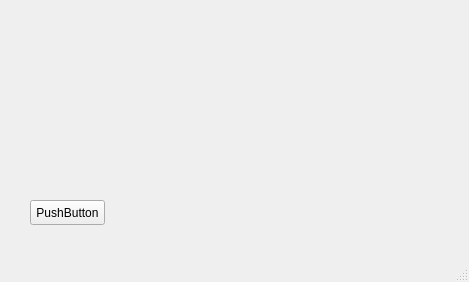
<?xml version="1.0" encoding="UTF-8"?>
<ui version="4.0">
 <class>plusminus</class>
 <widget class="QMainWindow" name="plusminus">
  <property name="geometry">
   <rect>
    <x>0</x>
    <y>0</y>
    <width>469</width>
    <height>282</height>
   </rect>
  </property>
  <property name="windowTitle">
   <string>plusminus</string>
  </property>
  <widget class="QWidget" name="centralwidget">
   <widget class="QPushButton" name="pushButton">
    <property name="geometry">
     <rect>
      <x>30</x>
      <y>200</y>
      <width>75</width>
      <height>25</height>
     </rect>
    </property>
    <property name="text">
     <string>PushButton</string>
    </property>
   </widget>
  </widget>
  <widget class="QMenuBar" name="menubar">
   <property name="geometry">
    <rect>
     <x>0</x>
     <y>0</y>
     <width>469</width>
     <height>23</height>
    </rect>
   </property>
  </widget>
  <widget class="QStatusBar" name="statusbar"/>
 </widget>
 <resources/>
 <connections/>
</ui>
